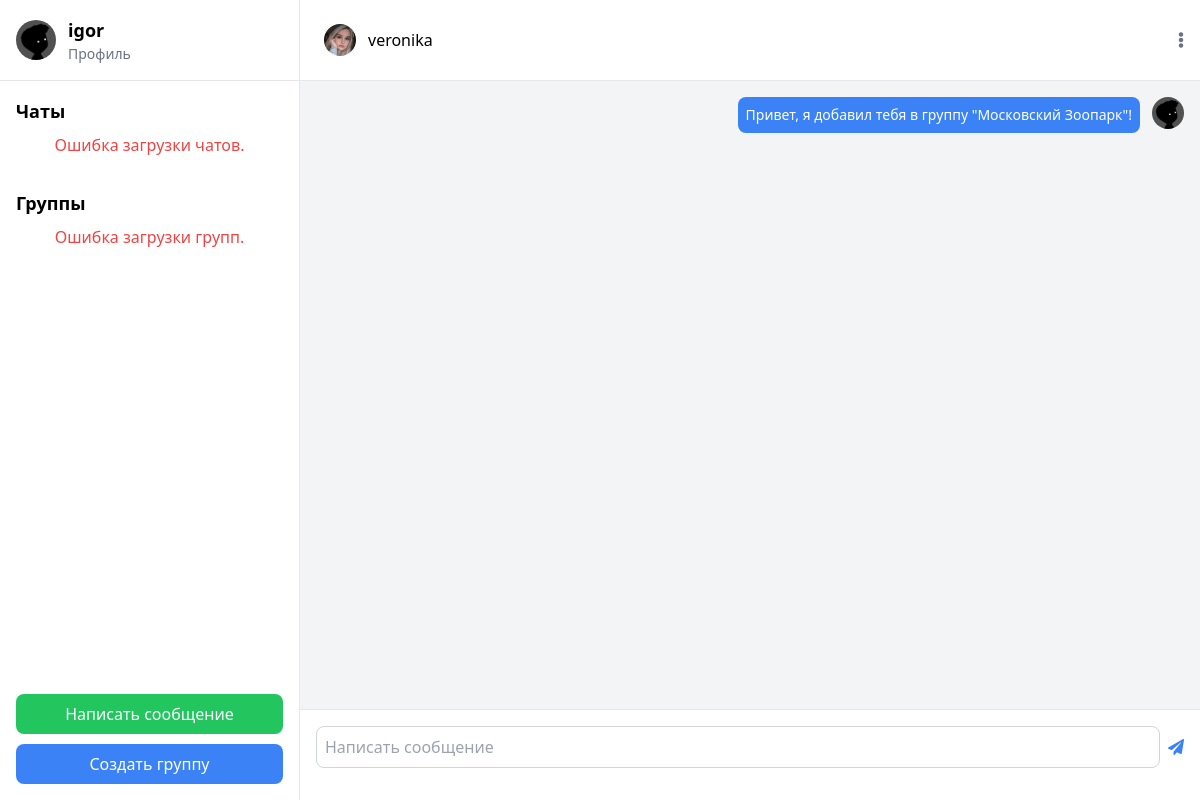
Page /personal-chat/veronika/ (signed in) on the earlier database version.
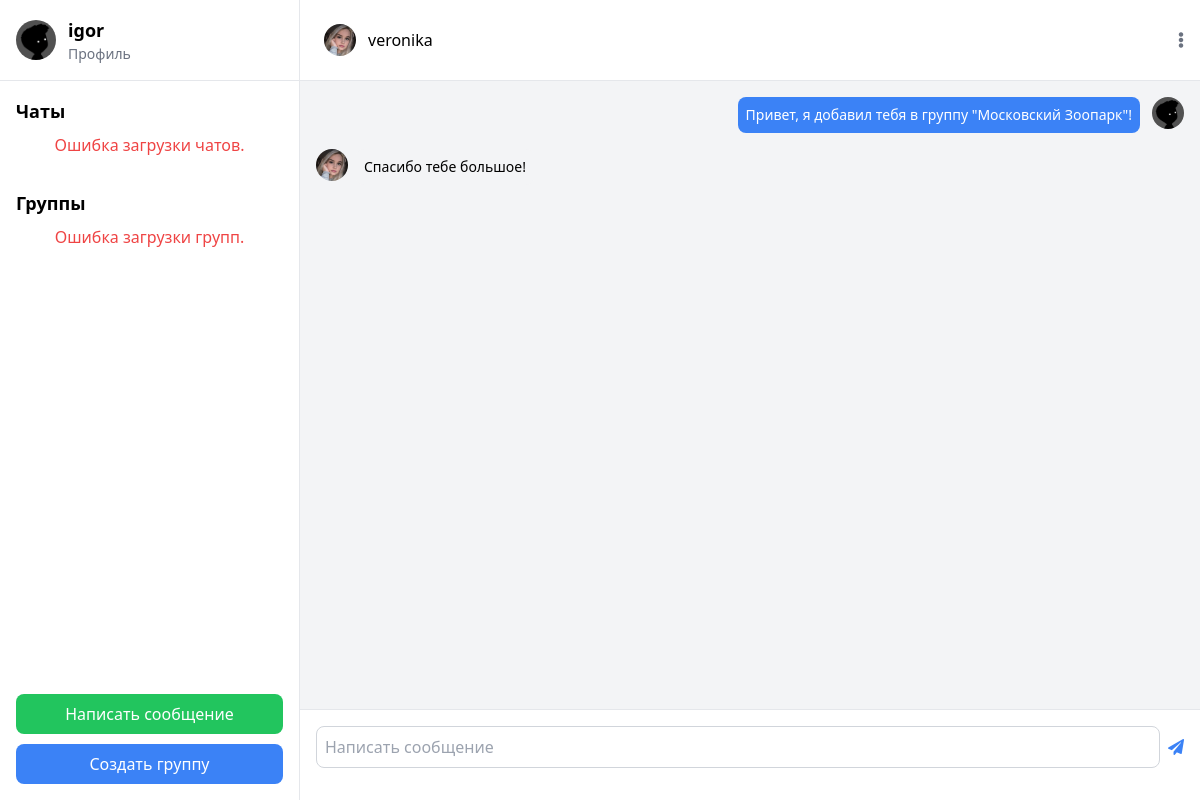
Same page on the later database version.
### chat/models.py (models this page shows, shortened)
class Message(models.Model):
    chat = models.ForeignKey(Chat, related_name='messages', on_delete=models.CASCADE, null=True)
    sender = models.ForeignKey(settings.AUTH_USER_MODEL, related_name='sent_messages', on_delete=models.CASCADE)
    receiver = models.ForeignKey(settings.AUTH_USER_MODEL, related_name='received_messages', on_delete=models.CASCADE, null=True, blank=True)
    content = models.TextField()
    timestamp = models.DateTimeField(auto_now_add=True)
    group = models.ForeignKey('Group', on_delete=models.CASCADE, null=True, blank=True)
    is_read = models.BooleanField(default=False)  # Поле для статуса прочтения

class CustomUser (AbstractUser ):
    about = models.TextField()
    phone_number = models.CharField(max_length=15)
    photo = models.ImageField(upload_to='images/', blank=True, null=True, default='images/user-default.png')

### chat/views.py (the view)
# urls.py: path('personal-chat/<str:user>/', chat_view, name="personal_chat"),
@login_required
def chat_view(request, user):
    other_user = get_object_or_404(CustomUser , username=user)
    Message.objects.filter(receiver=request.user, sender=other_user, is_read=False).update(is_read=True)
    messages = Message.objects.filter(
        (Q(sender=request.user) & Q(receiver=other_user)) |
        (Q(sender=other_user) & Q(receiver=request.user))
    ).order_by('timestamp')
    unread_count = Message.objects.filter(receiver=request.user, sender=other_user, is_read=False).count()
    return render(request, 'chat/chat.html', {
        'messages': messages,
        'other_user': other_user,
        'chat_type': 'personal',  # Указываем тип чата
        'chat_avatar_url': other_user.photo.url if other_user.photo else None,  # URL аватара
        'chat_title': other_user.username,  # Имя пользователя
        'unread_count': unread_count,  # Количество непрочитанных сообщений
    })

### templates/chat/chat.html (shortened to what this page needs)
{% extends 'chat/main.html' %}
{% block header %}
<div class="flex-1 flex flex-col">
    <div class="flex items-center justify-between bg-white">
        <div class="flex items-center p-2 rounded-lg">
            <img alt="Chat avatar placeholder" class="w-8 h-8 rounded-full" height="40" src="{{ chat_avatar_url }}" width="40"/>
            <span class="ml-3 text-500">{{ chat_title }}</span>
        </div>
        <button class="text-gray-500" id="optionsButton">
            <i class="fas fa-ellipsis-v"></i>
        </button>
    </div>
</div>
{% endblock header %}
{% block content %}
<div class="flex-1 p-4 overflow-y-auto" id="chat-log">
    {% for message in messages %}
        <div class="flex mb-4 {% if message.sender == request.user %}justify-end{% endif %}">
            {% if message.sender != request.user %}
                <img alt="User  avatar placeholder" class="w-8 h-8 rounded-full" height="40" src="{{ message.sender.photo.url }}" width="40"/>
            {% endif %}
            <div class="{% if message.sender == request.user %}mr-3 bg-blue-500 text-white{% else %}ml-2 bg-gray-100{% endif %} p-2 rounded-lg">
                <p class="text-sm">
                    {{ message.content }}
                </p>
            </div>
            {% if message.sender == request.user %}
                <img alt="User  avatar placeholder" class="w-8 h-8 rounded-full" height="40" src="{{ message.sender.photo.url }}" width="40"/>
            {% endif %}
        </div>
    {% endfor %}
</div>
<div class="p-4 bg-white border-t border-gray-200">
    <form id="message-form">
        <div class="flex items-center">
            <input class="flex-1 p-2 border border-gray-300 rounded-lg" id="message-input" placeholder="Написать сообщение" type="text" required/>
            <button class="ml-2 text-blue-500" type="submit">
                <i class="fas fa-paper-plane"></i>
            </button>
        </div>
    </form>
</div>
{% endblock content %}

Differences in the rows shown:
added Message: sender.photo (picture), content "Спасибо тебе большое!"
